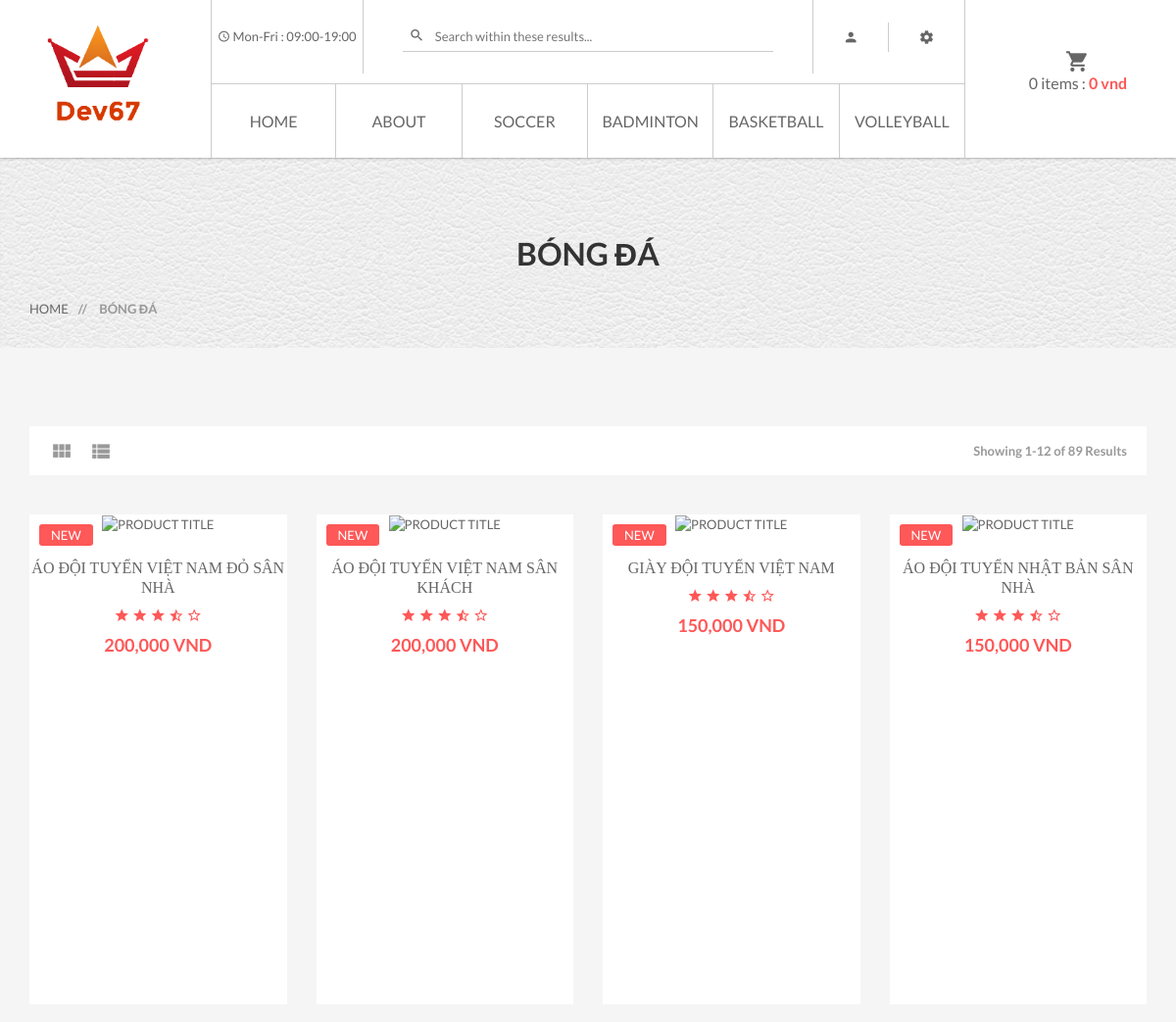
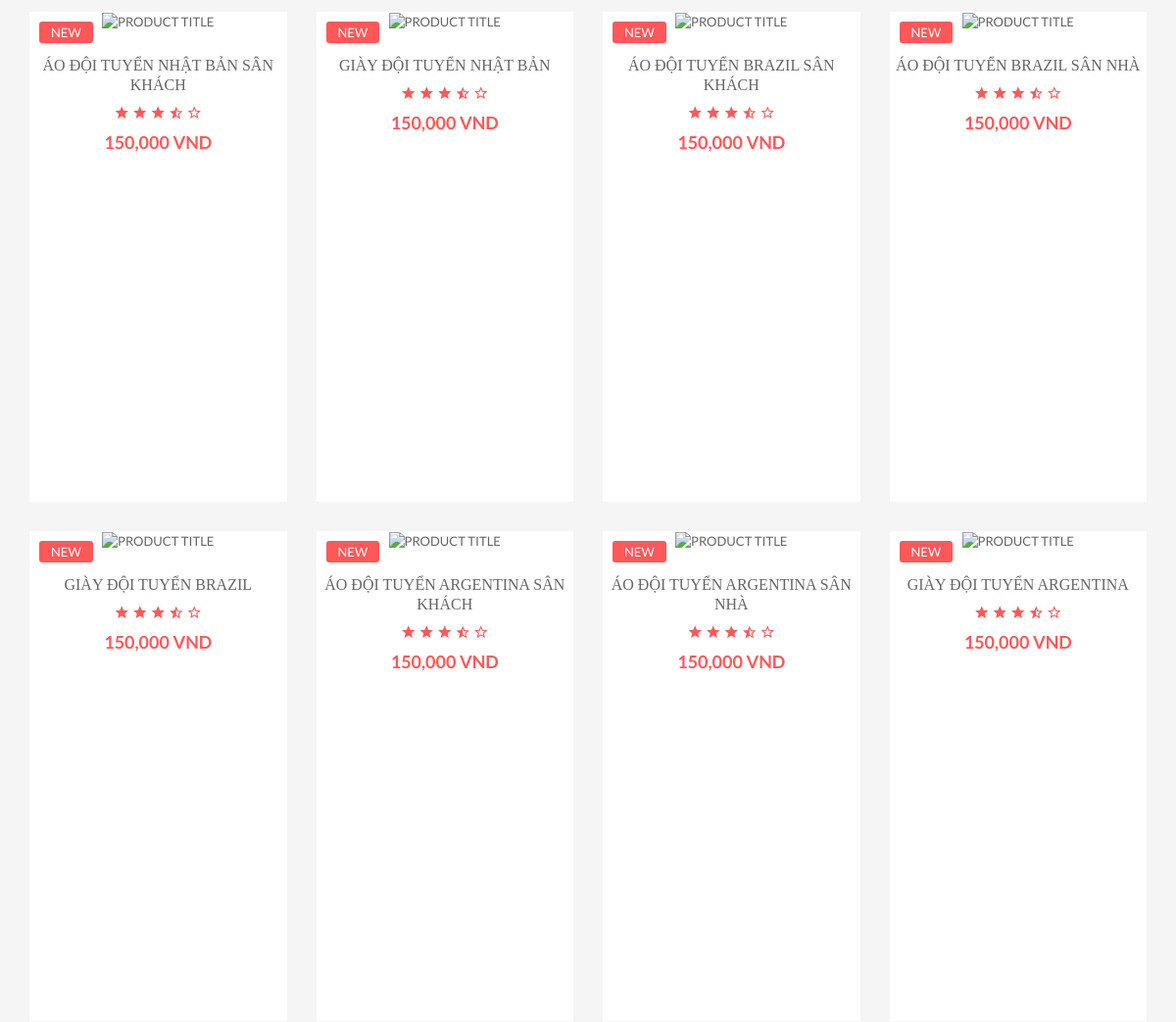
Before: /?mod=product&line=Bóng đá (upper part) with the older database file (2 pictures, top to bottom).
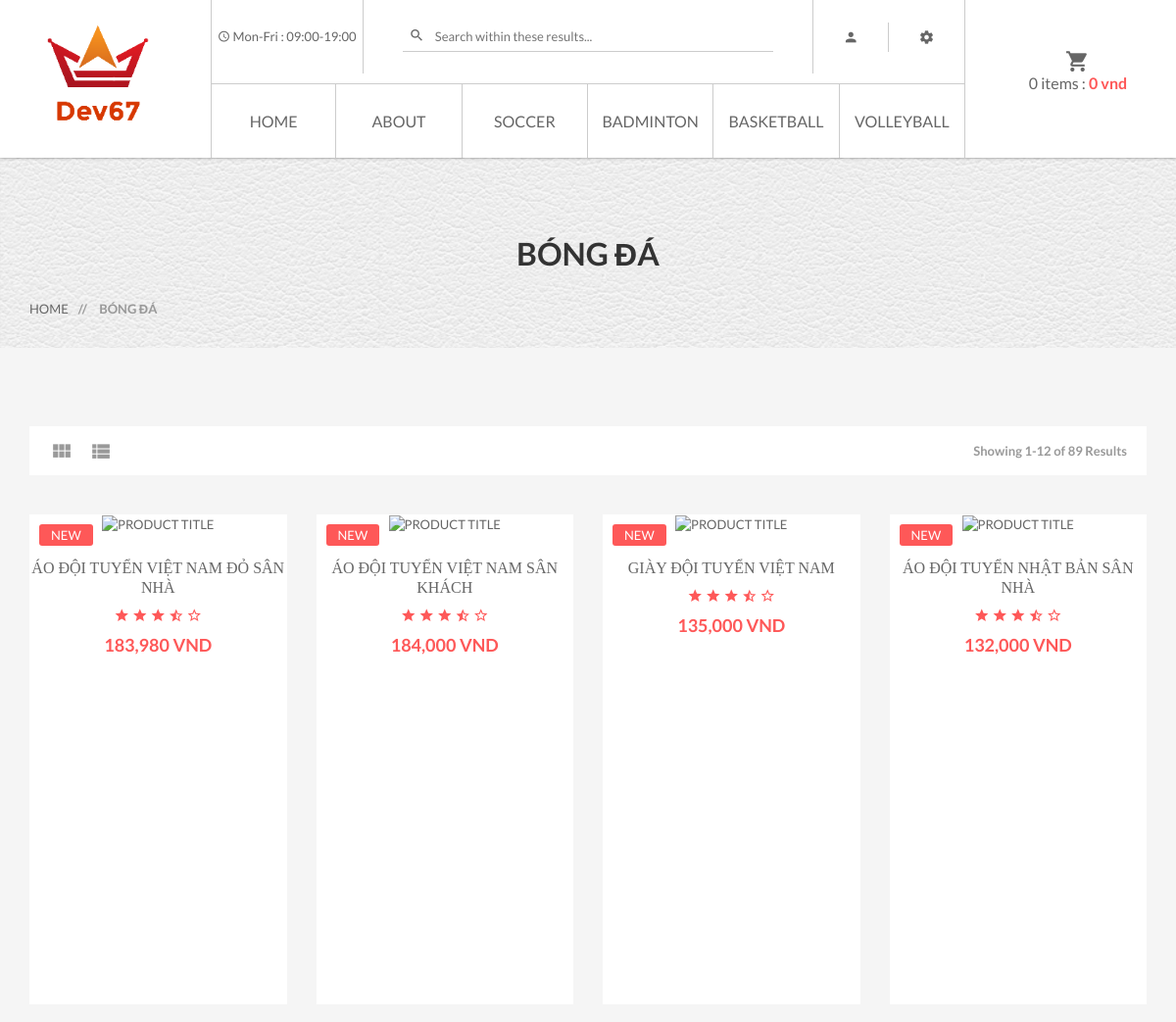
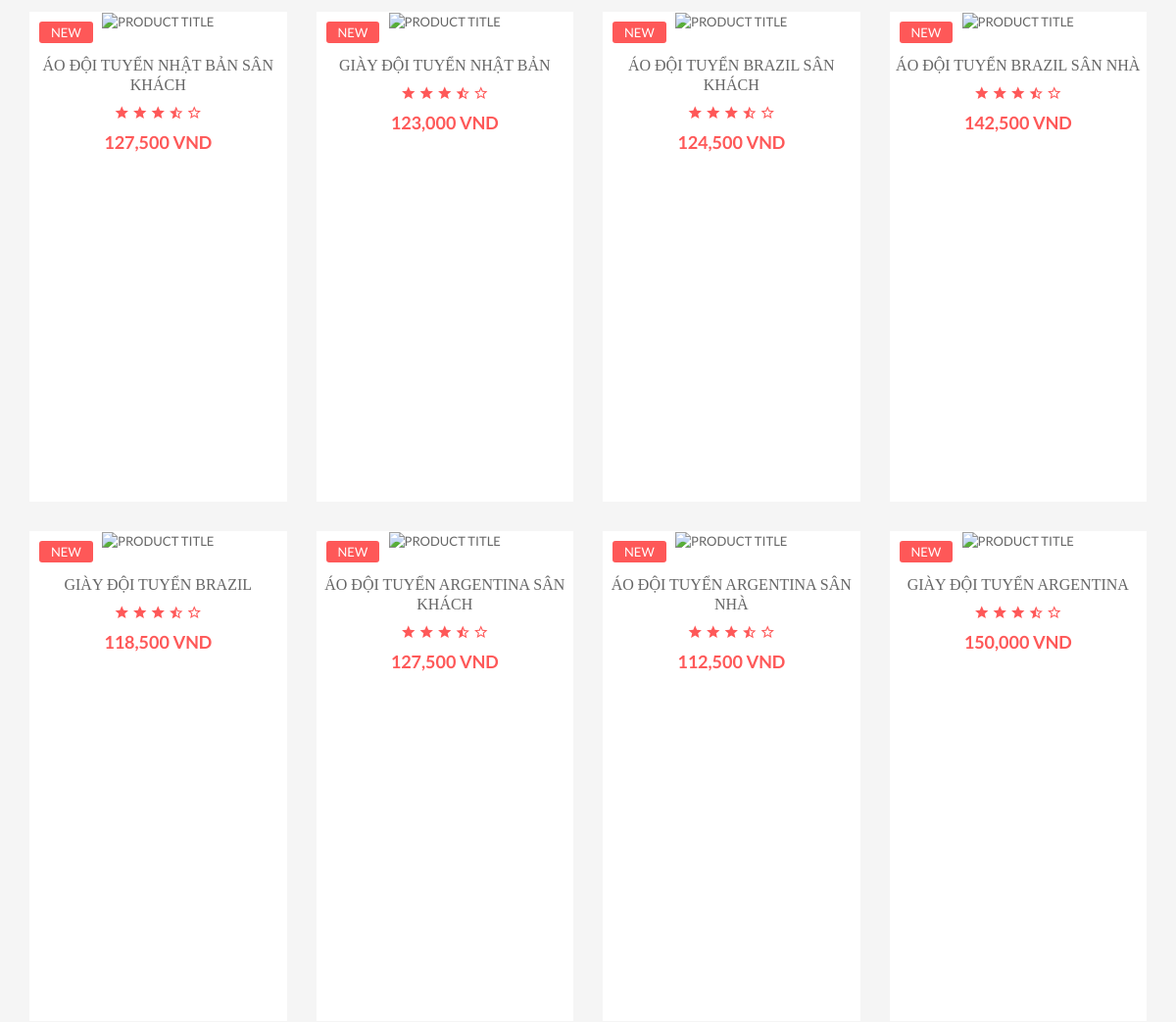
After: the same page with the newer database file (2 pictures, top to bottom).
### tables this page shows
CREATE TABLE `products`  (
  `productCode` varchar(15) NOT NULL,
  `productName` varchar(70) NOT NULL,
  `productLine` varchar(50) NOT NULL,
  `productDescription` text NOT NULL,
  `quantityInStock` smallint(6) NOT NULL,
  `buyPrice` decimal(10, 2) NOT NULL,
  `image` varchar(255) NULL DEFAULT NULL,
  `views` int(11) NULL DEFAULT 0,
  PRIMARY KEY (`productCode`) USING BTREE,
  INDEX `productLine`(`productLine`) USING BTREE
);

CREATE TABLE `sales`  (
  `productCode` varchar(15) NULL DEFAULT NULL,
  `sales_percent` decimal(10, 2) NULL DEFAULT NULL
);

### controllers/ProductController.php (called while the page is built, shortened)
<?php
	class ProductController{
		var $cate_model;
		function __construct(){
			$this->cate_model = new product();
		}
		public function list(){
			$line = $_GET['line'];
			$data = $this->cate_model->All($line, 12,0);
			require_once('views/product/product_list.php');
		}
	}
 ?>

### models/Connection.php (called while the page is built, shortened)
<?php
	class Connection{
	    function __construct(){
		    $servername = "localhost";
		    $username = "root";
		    $password = "";
		    $dbname = "sport_shop";
		    $this->conn = new mysqli($servername, $username, $password, $dbname);
	    }
	}
 ?>

### models/Model.php (called while the page is built, shortened)
<?php
require_once('Connection.php');
class Model{
	var $connection;
	function __construct(){
		$conn_obj = new Connection();
		$this->connection = $conn_obj->conn;
	}
	function All($line, $x, $y){
	    $query = "SELECT p.*, s.sales_percent FROM products p LEFT JOIN productLines pl ON pl.productLine = p.productLine LEFT JOIN sales s ON s.productCode = p.productCode  WHERE pl.productLine = '".$line."' LIMIT ".$y.",".$x;
	    $data = array();
	    $result = $this->connection->query($query);
	    while($row = $result->fetch_assoc()) {
	    	$data[] = $row;
	    }
	    return $data;
	}
}
?>

### views/product/product_list.php (the view, shortened to what this page needs)
<!doctype html>
<html class="no-js" lang="">
    <?php require_once('views/include/head.php') ?>
    <body>
		<?php require_once('views/include/header.php') ?>
		<div class="pages-title section-padding">
			<div class="container">
				<div class="row">
					<div class="col-xs-12">
						<div class="pages-title-text text-center">
							<h2><?php if(isset($_GET['line'])) echo $_GET['line']; ?></h2>
							<ul class="text-left">
								<li><a href="?mod=page&act=home">Home </a></li>
								<li><span> // </span><?php if(isset($_GET['line'])) echo $_GET['line']; ?></li>
							</ul>
						</div>
					</div>
				</div>
			</div>
		</div>
		<div class="pages products-page section-padding text-center">
			<div class="container">
				<div class="row">
					<div class="col-xs-12">
						<div class="right-products">
							<div class="row">
								<div class="col-xs-12">
									<div class="section-title clearfix">
										<ul>
											<li>
												<ul class="nav-view">
													<li><a href="#"> <i class="mdi mdi-view-module"></i> </a></li>
													<li><a href="#"> <i class="mdi mdi-view-list"></i> </a></li>
												</ul>
											</li>
											<li class="sort-by floatright">
												Showing 1-12 of 89 Results
											</li>
										</ul>
									</div>
								</div>
							</div>
							<div class="row">
								<div class="grid-content">
									<?php foreach ($data as $value) { ?>
									<div class="col-xs-12 col-sm-6 col-md-3">
										<div class="single-product">
											<div class="product-img">
												<div class="pro-type">
													<span>new</span>
												</div>
												<a href="#"><img src=<?= $value['image'] ?> alt="Product Title" width="270px" height="340px"/></a>
											</div>
											<div class="product-dsc">
												<p><a href="#"><?= $value['productName'] ?></a></p>
												<div class="ratting">
													<i class="mdi mdi-star"></i>
													<i class="mdi mdi-star"></i>
													<i class="mdi mdi-star"></i>
													<i class="mdi mdi-star-half"></i>
													<i class="mdi mdi-star-outline"></i>
												</div>
												<span><?= number_format($value['buyPrice']*(100 - $value['sales_percent'])/100)?> VND</span>
											</div>
										</div>
									</div>
								    <?php } ?>
								</div>
							</div>
						</div>
					</div>
				</div>
			</div>
		</div>
    </body>
</html>

### index.php (shortened to what this page needs)
<?php
	$mod = (isset($_GET['mod'])?$_GET['mod']:'page');
	$act = (isset($_GET['act'])?$_GET['act']:'list');
	switch ($mod) {
		case 'product':
			require_once('controllers/ProductController.php');
			$controller_obj = new ProductController();
			switch ($act) {
				case 'list':
					$controller_obj->list();
					break;
			}
			break;
	}
 ?>

### views/include/head.php (shortened to what this page needs)
<head>
        <link rel="stylesheet" href="public/css/bootstrap.min.css">
        <link rel="stylesheet" href="public/css/animate.css">
		<link rel="stylesheet" href="public/css/materialdesignicons.min.css">
		<link rel="stylesheet" href="public/css/jquery.simpleLens.css">
        <link rel="stylesheet" href="public/css/jquery-ui.min.css">
        <link rel="stylesheet" href="public/css/meanmenu.min.css">
        <link rel="stylesheet" href="public/css/nivo-slider.css">
        <link rel="stylesheet" href="public/css/owl.carousel.css">
		<link rel="stylesheet" href="public/style.css">
        <link rel="stylesheet" href="public/css/responsive.css">
    </head>

### views/include/header.php (shortened to what this page needs)
<header class="header-one">
			<div class="container-fluid text-center">
				<div class="row">
					<div class="col-sm-2">
						<div class="logo">
							<a href="?mod=page&act=home"><img src="public/img/dev67.png" alt="Sellshop" /></a>
						</div>
					</div>
					<div class="col-sm-8">
						<div class="header-middel">
							<div class="middel-top clearfix">
								<div class="left floatleft">
									<p><i class="mdi mdi-clock"></i> Mon-Fri : 09:00-19:00</p>
								</div>
								<div class="center floatleft">
									<form action="#" method="get">
										<button type="submit"><i class="mdi mdi-magnify"></i></button>
										<input type="text" placeholder="Search within these results..." />
									</form>
								</div>
								<div class="right floatleft">
									<ul class="clearfix">
										<li><a href="?mod=page&act=home"><i class="mdi mdi-account"></i></a>
										</li>
										<li><a href="#"><i class="mdi mdi-settings"></i></a>
										</li>
									</ul>
								</div>
							</div>
							<div class="mainmenu">
								<nav>
									<ul>
										<li><a href="?mod=page&act=home">Home</a></li>
										<li><a href="?mod=page&act=about">About</a></li>
										<li><a href="?mod=product&line=Bóng đá">Soccer</a></li>
										<li><a href="?mod=product&line=Cầu lông">Badminton</a></li>
										<li><a href="?mod=product&line=Bóng rổ">Basketball</a></li>
										<li><a href="?mod=product&line=Bóng chuyền">Volleyball</a></li>
									</ul>
								</nav>
							</div>
						</div>
					</div>
					<div class="col-sm-2">
						<div class="cart-itmes">
							<a class="cart-itme-a" href="?mod=cart&act=list">
								<i class="mdi mdi-cart"></i>
								<?php if(isset($_SESSION['cart'])) echo count($_SESSION['cart']); else echo '0';?> items :  <strong><?php if(isset($_SESSION['sum'])) echo number_format($_SESSION['sum']); else echo '0';?> VND</strong>
							</a>
						</div>
					</div>
				</div>
			</div>
		</header>

### public/css/responsive.css (style rules this page uses)
@media (min-width: 1200px) and (max-width: 1666px) { .middel-top .center input { width:350px; } }
@media (min-width: 1170px) and (max-width: 1200px) { .middel-top .center input { width:350px; } }

### views/include/head.php (style rules this page uses)
.single-product { height: 500px; }

Changed rows visible on the page:
changed products "ÁO ĐỘI TUYỂN VIỆT NAM ĐỎ SÂN NHÀ": $value['buyPrice']*(100-$value['sales_percent'])/100 "200,000" → "183,980"
changed products "ÁO ĐỘI TUYỂN VIỆT NAM SÂN KHÁCH": $value['buyPrice']*(100-$value['sales_percent'])/100 "200,000" → "184,000"
changed products "GIÀY ĐỘI TUYỂN VIỆT NAM": $value['buyPrice']*(100-$value['sales_percent'])/100 "150,000" → "135,000"
changed products "ÁO ĐỘI TUYỂN NHẬT BẢN SÂN NHÀ": $value['buyPrice']*(100-$value['sales_percent'])/100 "150,000" → "132,000"
changed products "ÁO ĐỘI TUYỂN NHẬT BẢN SÂN KHÁCH": $value['buyPrice']*(100-$value['sales_percent'])/100 "150,000" → "127,500"
changed products "GIÀY ĐỘI TUYỂN NHẬT BẢN": $value['buyPrice']*(100-$value['sales_percent'])/100 "150,000" → "123,000"
changed products "ÁO ĐỘI TUYỂN BRAZIL SÂN KHÁCH": $value['buyPrice']*(100-$value['sales_percent'])/100 "150,000" → "124,500"
changed products "ÁO ĐỘI TUYỂN BRAZIL SÂN NHÀ": $value['buyPrice']*(100-$value['sales_percent'])/100 "150,000" → "142,500"
changed products "GIÀY ĐỘI TUYỂN BRAZIL": $value['buyPrice']*(100-$value['sales_percent'])/100 "150,000" → "118,500"
computed for products "ÁO ĐỘI TUYỂN ARGENTINA SÂN KHÁCH": $value['buyPrice']*(100-$value['sales_percent'])/100 "150,000" → "127,500"
computed for products "ÁO ĐỘI TUYỂN ARGENTINA SÂN NHÀ": $value['buyPrice']*(100-$value['sales_percent'])/100 "150,000" → "112,500"
